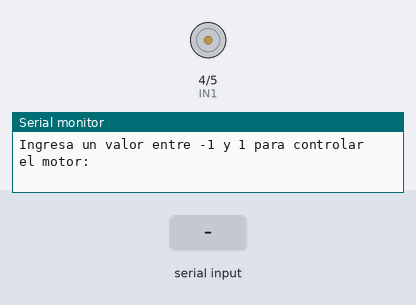
Bench run of a sketch on a simulated ESP32. On the bench: motor-driver pin pairs drawn as motors (green arrow = first pin HIGH = forward, orange = second pin HIGH = backward, longer = more drive, scaled by the enable pin), the last lines printed to the serial monitor. The test bench sets the inputs (shaded band).

Above: at 1.2 s.
1.3 s: "90,45\n" received over Serial
At 2.0 s:
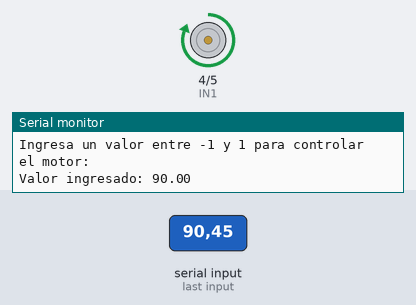
Timing chart, 0 to 4.3 s (numbered marks = the images above; inputs shaded):
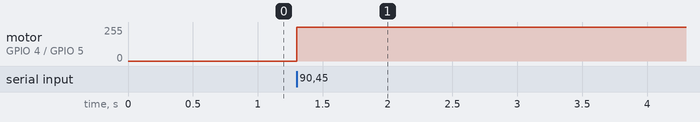

The sketch:

Motor_esp32.ino
```cpp
// Definición de pines
const int IN1 = 4;      // Conectado a IN1 del L298N
const int IN2 = 5;      // Conectado a IN2 del L298N
const int ENA = 18;     // Conectado a ENA del L298N (Enable A)

// Configuración de PWM
const int freq = 5000;  // Frecuencia de PWM en Hz
const int resolution = 8;  // Resolución de 8 bits (0-255)
const int pwmChannel = 0;  // Canal PWM para ENA

void setup() {
  // Configura los pines como salida
  pinMode(IN1, OUTPUT);
  pinMode(IN2, OUTPUT);
  pinMode(ENA, OUTPUT);

  // Configura el canal PWM para ENA
  ledcSetup(pwmChannel, freq, resolution);
  ledcAttachPin(ENA, pwmChannel);

  // Inicia la comunicación serial
  Serial.begin(9600);
  Serial.println("Ingresa un valor entre -1 y 1 para controlar el motor:");
}

void loop() {
  // Verifica si hay datos disponibles en el serial
  if (Serial.available() > 0) {
    // Lee el valor ingresado
    float motorValue = Serial.parseFloat();

    // Limpia el buffer del serial
    while (Serial.available() > 0) {
      Serial.read();
    }

    // Controla el motor con el valor ingresado
    controlMotor(motorValue);

    // Muestra el valor ingresado en el monitor serial
    Serial.print("Valor ingresado: ");
    Serial.println(motorValue);
  }
}

void controlMotor(float value) {
  // Asegúrate de que el valor esté entre -1 y 1
  value = constrain(value, -1, 1);

  // Control de dirección y velocidad
  if (value > 0) {
    // Motor en una dirección
    digitalWrite(IN1, HIGH);
    digitalWrite(IN2, LOW);
    ledcWrite(pwmChannel, value * 255);  // Control de velocidad en ENA
  } else if (value < 0) {
    // Motor en la dirección opuesta
    digitalWrite(IN1, LOW);
    digitalWrite(IN2, HIGH);
    ledcWrite(pwmChannel, -value * 255);  // Control de velocidad en ENA
  } else {
    // Motor detenido
    digitalWrite(IN1, LOW);
    digitalWrite(IN2, LOW);
    ledcWrite(pwmChannel, 0);  // Velocidad 0 en ENA
  }
}
```

Measured:
- after the input at 1.3 s, motor on GPIO 4 (IN1) / GPIO 5 (IN2): stopped → forward 255/255 at once
